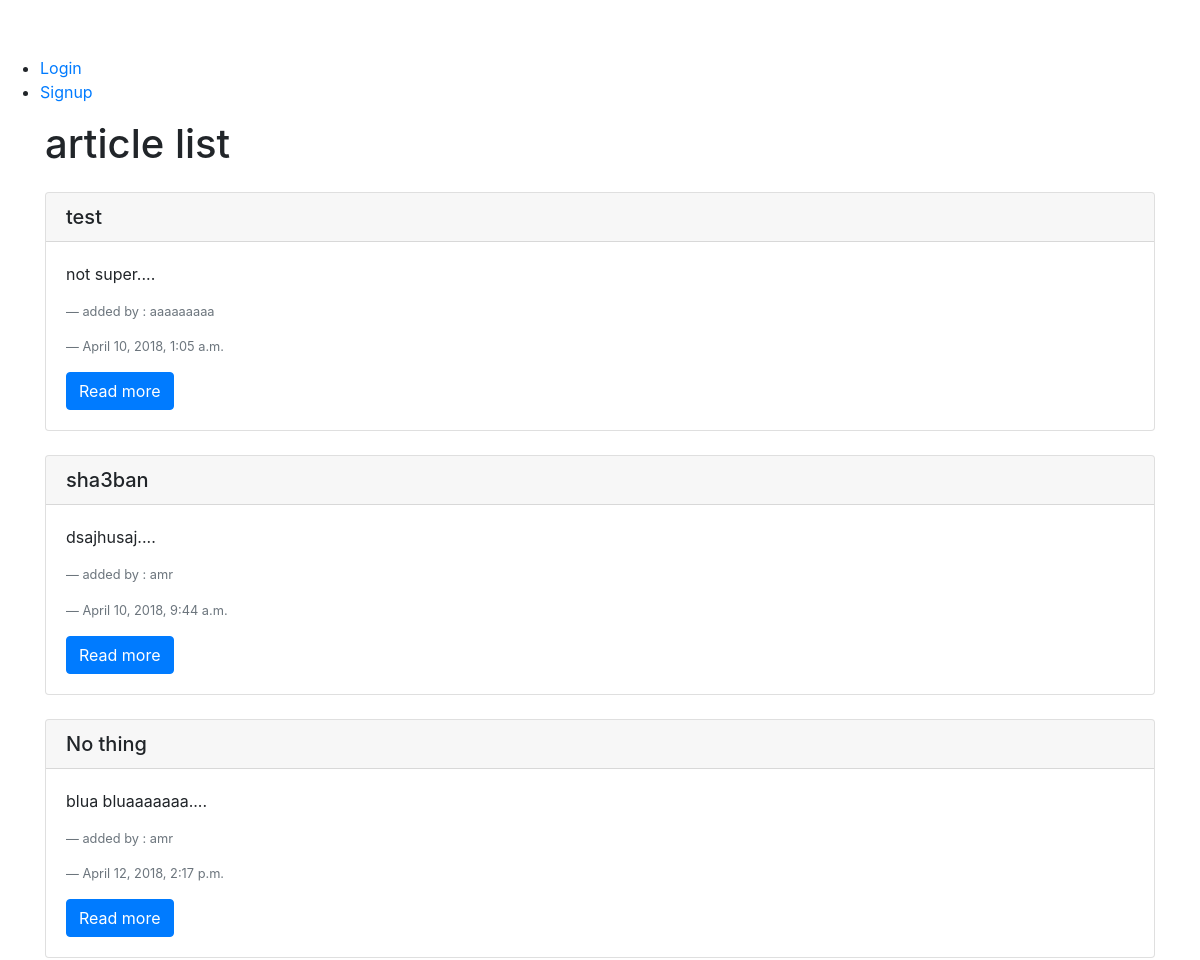
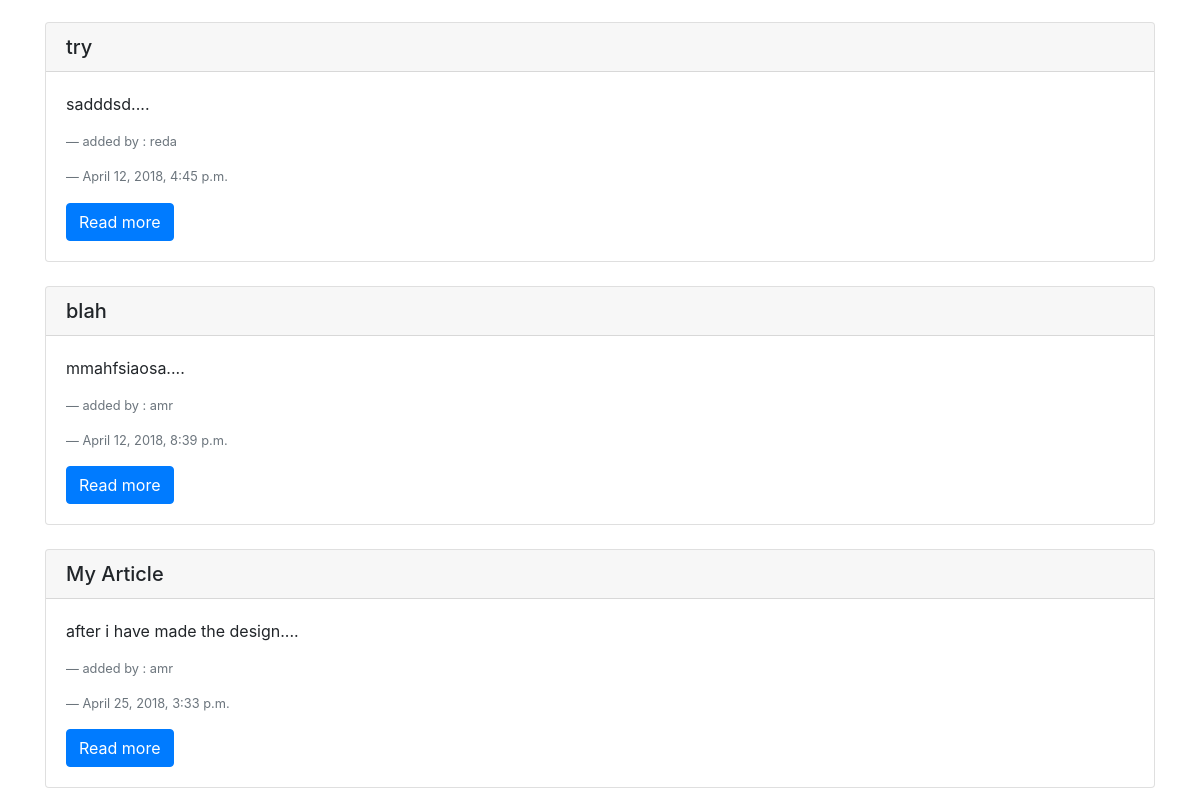
The page / on the database its author committed (2 pictures, top to bottom).
### article/models.py (models this page shows, shortened)
class Article(models.Model):
    title = models.CharField(max_length=100)
    slug = models.SlugField()
    body = models.TextField()
    date = models.DateTimeField(auto_now_add=True)
    thumb = models.ImageField(default='default.png',blank=True)
    author = models.ForeignKey(User,on_delete=models.CASCADE,default=None)
    def snippet(self):
        return self.body[:150]+'....'

### article/views.py (the view)
# urls.py: path('', views.article,name="home"),
def article(request):
    articles=Article.objects.all().order_by('date')
    return render(request,'article/article.html',{'articles':articles})

### article/templates/article/article.html
{% extends 'base.html' %}
{%block content%}
  <div class="container">
    <h1>article list</h1>
    {% for art in articles %}
    <div class="card my-4">
      <h5 class="card-header">{{ art.title }}</h5>
      <div class="card-body">
        <p class="card-text">{{ art.snippet }}</p>
        <p class="blockquote-footer">added by : {{ art.author.username }}</p>
        <p class="blockquote-footer">{{ art.date }}</p>
        <a href="{% url 'article:details' slug=art.slug  %}" class="btn btn-primary">Read more</a>
    </div>
      </div>
    {% endfor %}
  </div>
{% endblock %}

### assets/css/blog-post.css (style rules this page uses)
body { padding-top: 54px; }
@media (min-width: 992px) { body { padding-top: 56px; } }

### rows shown on the page
Article: title "test", snippet "not super....", author.username "aaaaaaaaa", date "April 10, 2018, 1:05 a.m."
Article: title "sha3ban", snippet "dsajhusaj....", author.username "amr", date "April 10, 2018, 9:44 a.m."
Article: title "No thing", snippet "blua bluaaaaaaa....", author.username "amr", date "April 12, 2018, 2:17 p.m."
Article: title "try", snippet "sadddsd....", author.username "reda", date "April 12, 2018, 4:45 p.m."
Article: title "blah", snippet "mmahfsiaosa....", author.username "amr", date "April 12, 2018, 8:39 p.m."
Article: title "My Article", snippet "after i have made the design....", author.username "amr", date "April 25, 2018, 3:33 p.m."
